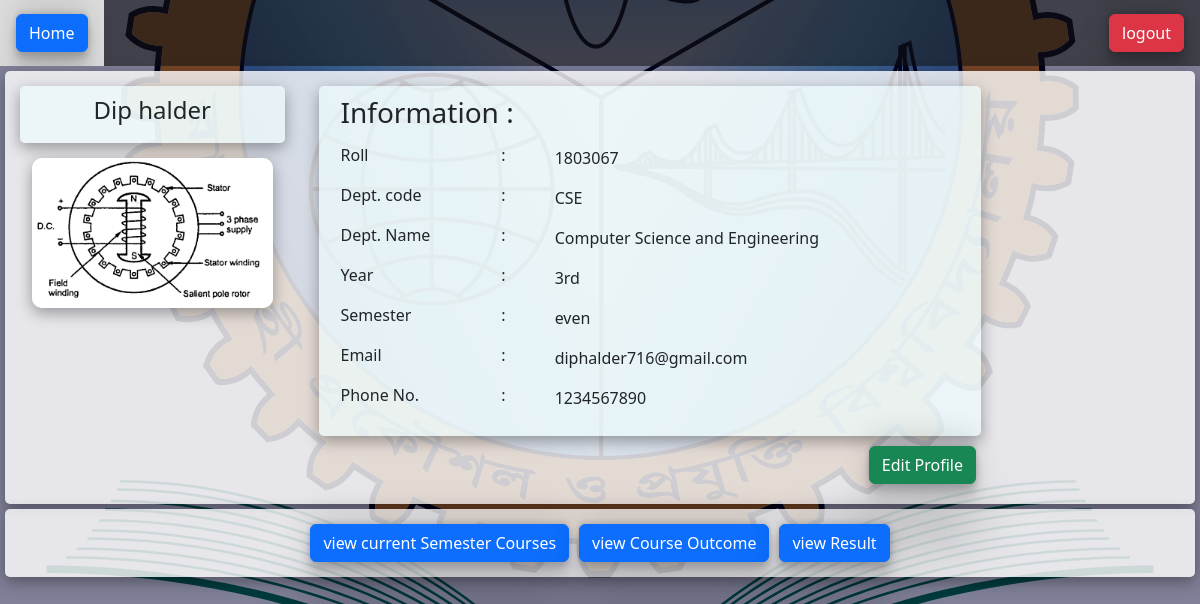
Before: /student.php (signed in) with the older database file.
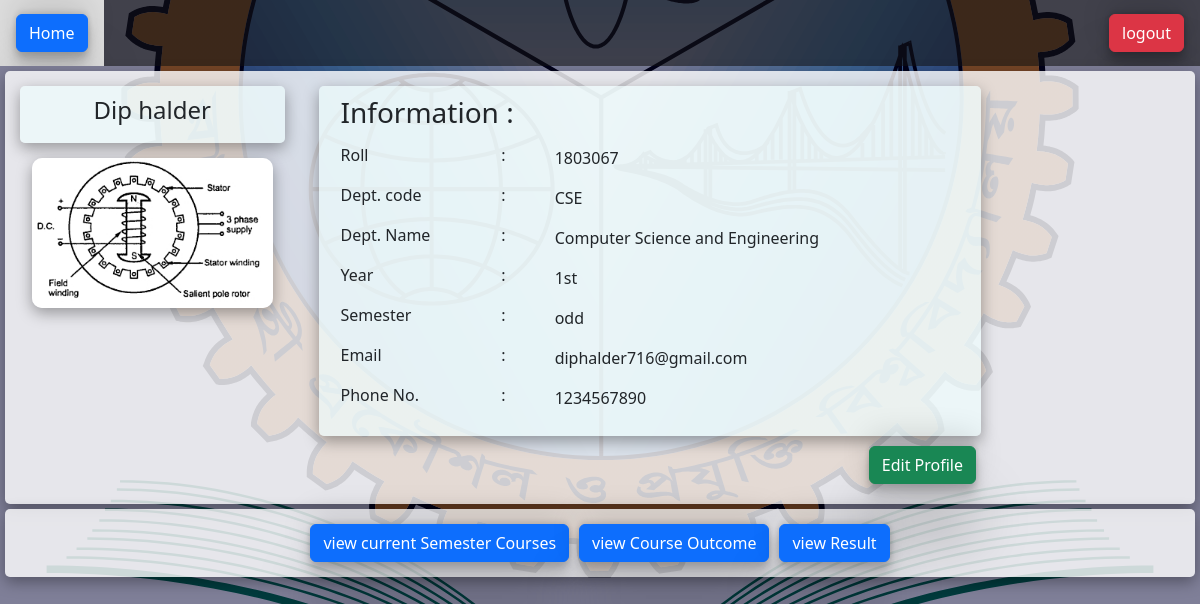
After: the same page with the newer database file.
### tables this page shows
CREATE TABLE `photo` (
  `id` int(11) NOT NULL,
  `personID` int(11) NOT NULL,
  `image_url` varchar(300) NOT NULL
);

CREATE TABLE `dept` (
  `deptid` int(11) NOT NULL,
  `deptcode` varchar(10) NOT NULL,
  `deptname` varchar(100) NOT NULL
);

CREATE TABLE `student` (
  `id` int(11) NOT NULL,
  `deptid` int(11) NOT NULL,
  `year` varchar(10) NOT NULL,
  `sem` varchar(11) NOT NULL
);

### student.php (the view, shortened to what this page needs)
<?php
require 'connect_DB.php';
$id =  $_SESSION['id'];
$datatablelogin = 'login';
$dtPhoto = 'photo';
$dtlogin = 'login';
$s = "select * from $dtlogin where id=$id ";
$r = mysqli_query($con, $s);
$v = mysqli_fetch_assoc($r);
$name = $v['name'];
$email = $v['email'];
$type = $v['type'];
if ($type == 'Student') {
    $roll = $v['roll'];
}
$phone = $v['phone'];
$s = "select * from $datatablelogin where id=$id ";
$result = mysqli_query($con, $s);
$var = mysqli_fetch_assoc($result);
if ($var['roll'] == "") {
?>
    <div class="d-flex justify-content-center">
        <div class="list">
            <form method='post'>
                <div class="form-group">
                    <label>Enter your Roll</label>
                    <input type="text" name="roll" class="form-control" required>
                </div>
                <div class="d-flex justify-content-end">
                    <button type="submit" class="btn btn-success" name="addroll">Add</button>
                </div>
            </form>
        </div>
    </div>
<?php
} else {
    global $roll;
    $roll = $var['roll'];
}
?>
<!DOCTYPE html>
<html>
<head>
    <link rel="stylesheet" type="text/css" href="https://stackpath.bootstrapcdn.com/bootstrap/4.3.1/css/bootstrap.min.css">
    <link rel="stylesheet" type="text/css" href="sstyle.css">
    <link href="https://cdn.jsdelivr.net/npm/bootstrap@5.2.1/dist/css/bootstrap.min.css" rel="stylesheet">
</head>
<body>
    <div class="topnav">
        <form method='post'>
            <button type="submit" class="btn btn-primary " name="viewprofile">Home</button>
        </form>
        <a class="split" href="logout.php"><button class="btn btn-danger ">logout</button> </a>
    </div>
    <div id="profileid">
        <div class="list">
            <div class="row">
                <div class="col-sm-3">
                    <div class="minibox">
                        <div class="d-flex justify-content-center">
                            <p>
                            <h4><?php echo $name ?></h4>
                            </p>
                        </div>
                    </div>
                    <?php
                    $sql = "SELECT * FROM $dtPhoto WHERE personID=$id ORDER BY id DESC";
                    $res = mysqli_query($con,  $sql);
                    if (mysqli_num_rows($res) != 0) {
                        $image = mysqli_fetch_assoc($res)
                    ?>
                        <div class="d-flex justify-content-center">
                            <img class="profilePic" alt="Image not found" src="uploads/<?= $image['image_url'] ?>">
                        </div>
                    <?php
                    } else {
                    ?>
                        <div class="d-flex justify-content-center">
                            <img class="profilePic" alt="Image not found" src="uploads/blank.webp">
                        </div>
                    <?php
                    }
                    ?>
                </div>
                <div class="col-sm-7">
                    <div class="minibox">
                        <div class="container">
                            <h3>
                                <p>Information : </p>
                            </h3>
                            <div class="row">
                                <div class="col-sm-3">
                                    <h6>
                                        <p> Roll </p>
                                    </h6>
                                </div>
                                <div class="col-sm-1">
                                    <h6>
                                        <p>:</p>
                                    </h6>
                                </div>
                                <div class="col-sm-8">
                                    <p> <?php echo $roll;   ?></p>
                                </div>
                            </div>
                            <div class="row">
                                <div class="col-sm-3">
                                    <h6>
                                        <p>Dept. code </p>
                                    </h6>
                                </div>
                                <div class="col-sm-1">
                                    <h6>
                                        <p>:</p>
                                    </h6>
                                </div>
                                <div class="col-sm-8">
                                    <p> <?php
                                        $ds = "SELECT dept.deptcode,dept.deptname FROM dept,student WHERE dept.deptid=student.deptid and student.id=$id";
                                        $dr = mysqli_query($con, $ds);
                                        $dv = mysqli_fetch_assoc($dr);
                                        $deptcode = $dv['deptcode'];
                                        echo $deptcode;
                                        ?></p>
                                </div>
                            </div>
                            <div class="row">
                                <div class="col-sm-3">
                                    <h6>
                                        <p>Dept. Name </p>
                                    </h6>
                                </div>
                                <div class="col-sm-1">
                                    <h6>
                                        <p>:</p>
                                    </h6>
                                </div>
                                <div class="col-sm-8">
                                    <p> <?php
                                        $ds = "SELECT dept.deptcode,dept.deptname FROM dept,student WHERE dept.deptid=student.deptid and student.id=$id";
                                        $dr = mysqli_query($con, $ds);
                                        $dv = mysqli_fetch_assoc($dr);
                                        $deptname = $dv['deptname'];
                                        echo $deptname;
                                        ?></p>
                                </div>
                            </div>
                            <div class="row">
                                <div class="col-sm-3">
                                    <h6>
                                        <p>Year </p>
                                    </h6>
                                </div>
                                <div class="col-sm-1">
                                    <h6>
                                        <p>:</p>
                                    </h6>
                                </div>
                                <div class="col-sm-8">
                                    <p> <?php
                                        $ds = "SELECT year FROM student WHERE student.id=$id";
                                        $dr = mysqli_query($con, $ds);
                                        $dv = mysqli_fetch_assoc($dr);
                                        echo $dv['year'];
                                        ?></p>
                                </div>
                            </div>
                            <div class="row">
                                <div class="col-sm-3">
                                    <h6>
                                        <p>Semester </p>
                                    </h6>
                                </div>
                                <div class="col-sm-1">
                                    <h6>
                                        <p>:</p>
                                    </h6>
                                </div>
                                <div class="col-sm-8">
                                    <p> <?php
                                        $ds = "SELECT sem From student WHERE student.id=$id";
                                        $dr = mysqli_query($con, $ds);
                                        $dv = mysqli_fetch_assoc($dr);
                                        echo $dv['sem'];
                                        ?></p>
                                </div>
                            </div>
                            <div class="row">
                                <div class="col-sm-3">
                                    <h6>
                                        <p>Email </p>
                                    </h6>
                                </div>
                                <div class="col-sm-1">
                                    <h6>
                                        <p>:</p>
                                    </h6>
                                </div>
                                <div class="col-sm-8">
                                    <p> <?php echo $email; ?></p>
                                </div>
                            </div>
                            <div class="row">
                                <div class="col-sm-3">
                                    <h6>
                                        <p>Phone No. </p>
                                    </h6>
                                </div>
                                <div class="col-sm-1">
                                    <h6>
                                        <p>:</p>
                                    </h6>
                                </div>
                                <div class="col-sm-8">
                                    <p> <?php echo $phone; ?></p>
                                </div>
                            </div>
                        </div>
                    </div>
                    <div class="d-flex justify-content-end" style="margin: 10px;">
                        <a href="editProfile.php"><button class="btn btn-success ">Edit Profile</button> </a>
                    </div>
                </div>
                <div class="col-sm-2">
                </div>
            </div>
        </div>
    </div>
    <div class="list">
        <div class="d-flex justify-content-center">
            <div class="btn-group">
                <form method='post'>
                    <button type="submit" class="btn btn-primary" name="viewCourse">view current Semester Courses</button>
                </form>
            </div>
            <div class="btn-group">
                <form method='post'>
                    <button type="submit" class="btn btn-primary" name="viewCO">view Course Outcome</button>
                </form>
            </div>
            <div onclick="myFunction()" class="btn-group">
                <form method='post'>
                    <button type="submit" class="btn btn-primary" name="viewResult1">view Result</button>
                </form>
            </div>
        </div>
    </div>
</body>
</html>

### sstyle.css (style rules this page uses)
body { background: linear-gradient(rgba(0, 0, 50, 0.5), rgba(0, 0, 50, 0.5)), url(img.svg); background-size: cover; background-position: center; }
.list { float: none; margin: 5px; background: rgba(255, 255, 255, 0.803); padding: 10px; border-radius: 5px; min-width: max-content; box-shadow: rgba(0, 0, 0, 0.35) 0px 5px 15px; }
.btn-group { margin: 5px; }
.minibox { margin: 5px; padding: 10px; border-radius: 5px; background-color: rgba(240, 255, 255, 0.642); box-shadow: rgba(0, 0, 0, 0.35) 0px 5px 15px; }
img { height: 300px; object-fit: contain; border-radius: 10px; box-shadow: 5px black; box-shadow: rgba(0, 0, 0, 0.35) 0px 5px 15px; margin: 10px; }
.profilePic { height: 150px; object-fit: contain; border-radius: 10px; margin: 10px; box-shadow: rgba(0, 0, 0, 0.35) 0px 5px 15px; }
.btn { box-shadow: rgba(0, 0, 0, 0.25) 0px 54px 55px, rgba(0, 0, 0, 0.12) 0px -12px 30px, rgba(0, 0, 0, 0.12) 0px 4px 6px, rgba(0, 0, 0, 0.17) 0px 12px 13px, rgba(0, 0, 0, 0.09) 0px -3px 5px; }
.topnav { background: rgba(18, 18, 18, 0.569); overflow: hidden; }
.topnav form { float: left; color: #f2f2f2; text-align: center; padding: 14px 16px; text-decoration: none; font-size: 17px; }
.topnav a { float: left; color: #f2f2f2; text-align: center; padding: 14px 16px; text-decoration: none; font-size: 17px; }
.topnav a.split { float: right; }

Changed rows visible on the page:
changed student: year "3rd" → "1st"; sem "even" → "odd"
